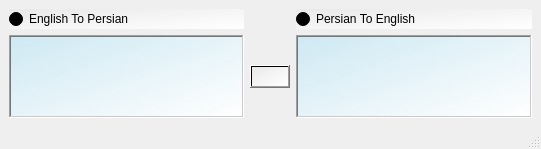
<?xml version="1.0" encoding="UTF-8"?>
<ui version="4.0">
 <class>MainWindow</class>
 <widget class="QMainWindow" name="MainWindow">
  <property name="geometry">
   <rect>
    <x>0</x>
    <y>0</y>
    <width>541</width>
    <height>149</height>
   </rect>
  </property>
  <property name="windowTitle">
   <string>MainWindow</string>
  </property>
  <property name="styleSheet">
   <string notr="true">background-color: qlineargradient(spread:pad, x1:0, y1:0, x2:1, y2:0, stop:0 rgba(245, 224, 176, 255), stop:0.09 rgba(246, 189, 237, 255), stop:0.14 rgba(194, 207, 246, 255), stop:0.19 rgba(184, 160, 168, 255), stop:0.25 rgba(171, 186, 248, 255), stop:0.32 rgba(243, 248, 224, 255), stop:0.385 rgba(249, 162, 183, 255), stop:0.47 rgba(100, 115, 124, 255), stop:0.58 rgba(251, 205, 202, 255), stop:0.65 rgba(170, 128, 185, 255), stop:0.75 rgba(252, 222, 204, 255), stop:0.805 rgba(206, 122, 218, 255), stop:0.86 rgba(254, 223, 175, 255), stop:0.91 rgba(254, 236, 244, 255), stop:1 rgba(255, 191, 221, 255));</string>
  </property>
  <widget class="QWidget" name="centralwidget">
   <layout class="QGridLayout" name="gridLayout">
    <item row="1" column="3">
     <widget class="QTextEdit" name="textEdit_2">
      <property name="enabled">
       <bool>true</bool>
      </property>
      <property name="styleSheet">
       <string notr="true">background-color: qlineargradient(spread:pad, x1:0, y1:0, x2:1, y2:1, stop:0 rgba(188, 229, 244, 168), stop:1 rgba(255, 255, 255, 255));</string>
      </property>
      <property name="frameShape">
       <enum>QFrame::Shape::WinPanel</enum>
      </property>
      <property name="readOnly">
       <bool>true</bool>
      </property>
     </widget>
    </item>
    <item row="0" column="0">
     <widget class="QRadioButton" name="radioButton">
      <property name="styleSheet">
       <string notr="true">background-color: qlineargradient(spread:pad, x1:0, y1:0, x2:1, y2:1, stop:0 rgba(233, 233, 233, 244), stop:1 rgba(255, 255, 255, 255));</string>
      </property>
      <property name="text">
       <string>English To Persian</string>
      </property>
     </widget>
    </item>
    <item row="1" column="0">
     <widget class="QTextEdit" name="textEdit">
      <property name="styleSheet">
       <string notr="true">background-color: qlineargradient(spread:pad, x1:0, y1:0, x2:1, y2:1, stop:0 rgba(188, 229, 244, 168), stop:1 rgba(255, 255, 255, 255));</string>
      </property>
      <property name="frameShape">
       <enum>QFrame::Shape::WinPanel</enum>
      </property>
      <property name="frameShadow">
       <enum>QFrame::Shadow::Sunken</enum>
      </property>
      <property name="html">
       <string>&lt;!DOCTYPE HTML PUBLIC &quot;-//W3C//DTD HTML 4.0//EN&quot; &quot;http://www.w3.org/TR/REC-html40/strict.dtd&quot;&gt;
&lt;html&gt;&lt;head&gt;&lt;meta name=&quot;qrichtext&quot; content=&quot;1&quot; /&gt;&lt;meta charset=&quot;utf-8&quot; /&gt;&lt;style type=&quot;text/css&quot;&gt;
p, li { white-space: pre-wrap; }
hr { height: 1px; border-width: 0; }
li.unchecked::marker { content: &quot;\2610&quot;; }
li.checked::marker { content: &quot;\2612&quot;; }
&lt;/style&gt;&lt;/head&gt;&lt;body style=&quot; font-family:'Segoe UI'; font-size:9pt; font-weight:400; font-style:normal;&quot;&gt;
&lt;p style=&quot;-qt-paragraph-type:empty; margin-top:0px; margin-bottom:0px; margin-left:0px; margin-right:0px; -qt-block-indent:0; text-indent:0px;&quot;&gt;&lt;br /&gt;&lt;/p&gt;&lt;/body&gt;&lt;/html&gt;</string>
      </property>
     </widget>
    </item>
    <item row="1" column="2">
     <widget class="QPushButton" name="btn">
      <property name="contextMenuPolicy">
       <enum>Qt::ContextMenuPolicy::DefaultContextMenu</enum>
      </property>
      <property name="styleSheet">
       <string notr="true">background-color: qlineargradient(spread:pad, x1:0, y1:0, x2:1, y2:1, stop:0 rgba(233, 233, 233, 244), stop:1 rgba(255, 255, 255, 255));</string>
      </property>
      <property name="text">
       <string/>
      </property>
      <property name="icon">
       <iconset theme="QIcon::ThemeIcon::MediaPlaylistShuffle"/>
      </property>
      <property name="default">
       <bool>false</bool>
      </property>
      <property name="flat">
       <bool>false</bool>
      </property>
     </widget>
    </item>
    <item row="0" column="3">
     <widget class="QRadioButton" name="radioButton_2">
      <property name="styleSheet">
       <string notr="true">background-color: qlineargradient(spread:pad, x1:0, y1:0, x2:1, y2:1, stop:0 rgba(233, 233, 233, 244), stop:1 rgba(255, 255, 255, 255));</string>
      </property>
      <property name="text">
       <string>Persian To English</string>
      </property>
     </widget>
    </item>
   </layout>
  </widget>
  <widget class="QStatusBar" name="statusbar"/>
 </widget>
 <resources/>
 <connections/>
</ui>
